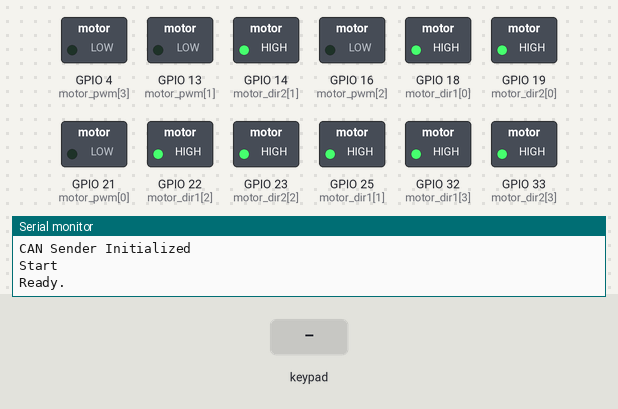
A sketch run on a simulated ESP32. On the bench: switched loads named in the sketch (green lamp = pin HIGH), the last lines printed to the serial monitor. The inputs (shaded band) are chosen by the test bench. Nothing arrives over Bluetooth unless stated.

Above: at 1.2 s.
1.3 s: key 'U' pressed
At 1.51 s:
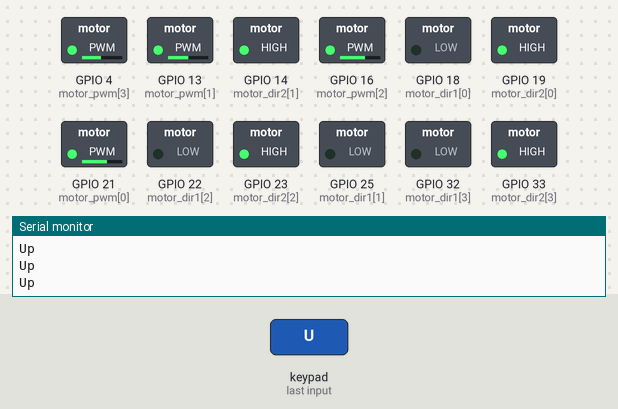
3.2 s: key 'D' pressed
At 3.41 s:
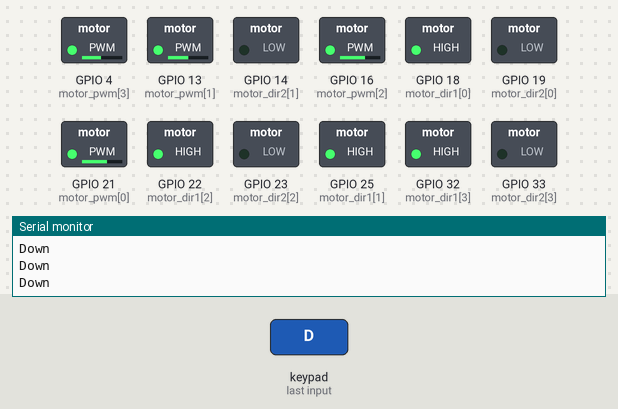
5.1 s: key 'L' pressed
At 5.31 s:
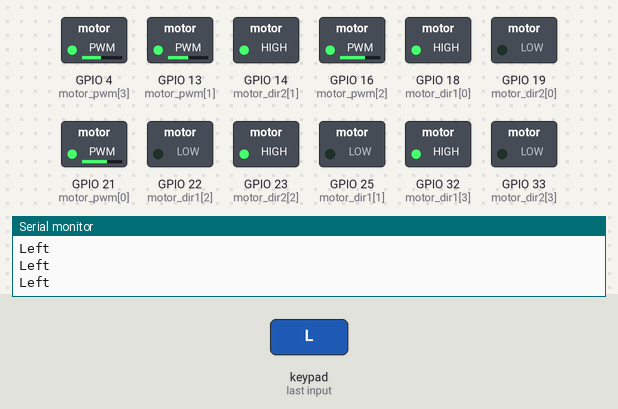
7.0 s: key 'R' pressed
At 7.21 s:
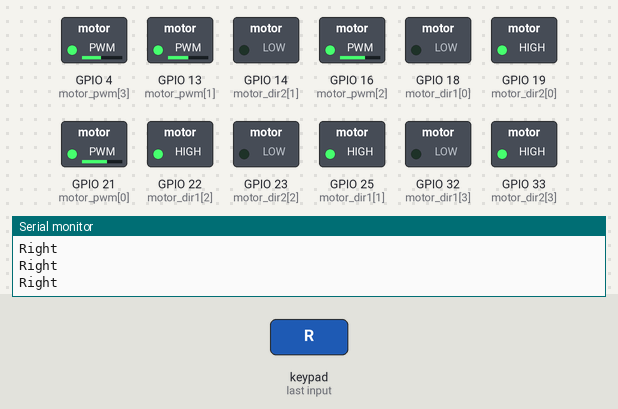
Timing chart, 0 to 9.9 s (numbered marks = the images above; inputs shaded):
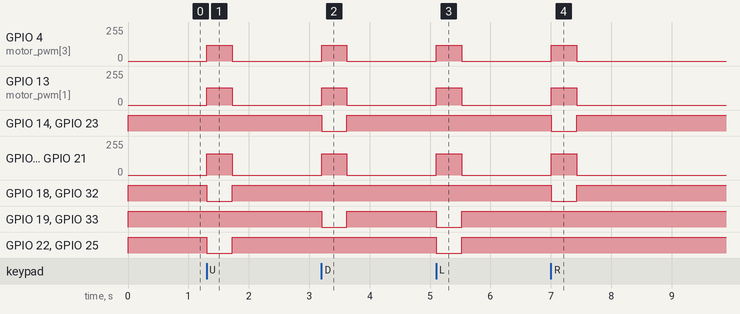

Measured:
- after the input at 1.3 s, GPIO 4 (motor_pwm[3]): 0/255 → 120/255 at once, → 0/255 0.42 s later; GPIO 13 (motor_pwm[1]): 0/255 → 129/255 at once, → 0/255 0.42 s later
- after the input at 3.2 s, GPIO 4 (motor_pwm[3]): 0/255 → 120/255 at once, → 0/255 0.42 s later; GPIO 13 (motor_pwm[1]): 0/255 → 129/255 at once, → 0/255 0.42 s later
- after the input at 5.1 s, GPIO 4 (motor_pwm[3]): 0/255 → 120/255 at once, → 0/255 0.42 s later; GPIO 13 (motor_pwm[1]): 0/255 → 129/255 at once, → 0/255 0.42 s later
- after the input at 7.0 s, GPIO 4 (motor_pwm[3]): 0/255 → 120/255 at once, → 0/255 0.43 s later; GPIO 13 (motor_pwm[1]): 0/255 → 129/255 at once, → 0/255 0.43 s later

The sketch:

Mecanum_cross_CAN.ino
```cpp
//本番でつかうやつ。こっちがCANのやつですよ
```

Jidou_unten.cpp
```cpp
//#include <PS4Controller.h>
//#include "PS4cross.hpp"
//#include <CAN.h>
/*
 * 自動運転の流れ
 * 直線的に」進む
 * モータマ３話して
 *
 * 6発打つ
 *
 *
 *
*/
```

PS4cross.cpp
```cpp
#include <PS4Controller.h>
#include "PS4cross.hpp"

// 移動距離の目標設定（mm単位）
float targetDistance[4] = {0, 0, 0, 0}; // 各ホイールの移動距離
//int speed[4]={160, 135, 160, 128};
int speed[4]={-160, -130, -160, -120};
//わけ合って前後が入れ替わったので
//int speed_hidari_mae=160;//左前⇒右後
//int speed_hidari_ushiro=135;//左後⇒右前
//int speed_migi_mae=160;//右前⇒左後
//int speed_migi_ushiro= 128;//右後⇒左前
//1 前進

void PS4Cross(int Ashimawari_Command)
{
  //if (PS4.isConnected())
  //{
  if (Ashimawari_Command==0){
    targetDistance[0] = 0;
      targetDistance[1] =0;
      targetDistance[2] = 0;
      targetDistance[3] = 0;
    }
    if (Ashimawari_Command==4)//
    {
      Serial.println("Left");
      targetDistance[0] = -speed[0];
      targetDistance[1] = speed[1];
      targetDistance[2] = speed[2];
      targetDistance[3] = -speed[3];
    }
    if (Ashimawari_Command==1)
    {
      Serial.println("Up");
      targetDistance[0] = speed[0];//左前
      targetDistance[1] = speed[1];//左後ろ
      targetDistance[2] = speed[2];//右前
      targetDistance[3] = speed[3];//右後
    }
    if (Ashimawari_Command==3)
    {
      Serial.println("Right");//⇒Leftになってる
      /*targetDistance[0] = speed;
      targetDistance[1] = -speed;
      targetDistance[2] = -speed;
      targetDistance[3] = speed;*/
      targetDistance[0] = speed[0];
      targetDistance[1] = -speed[1];
      targetDistance[2] = -speed[2];
      targetDistance[3] = speed[3];
    }

    if (Ashimawari_Command==2)
    {
      Serial.println("Down");
      targetDistance[0] = -speed[0];
      targetDistance[1] = -speed[1];
      targetDistance[2] = -speed[2];
      targetDistance[3] = -speed[3];
    }
    if (Ashimawari_Command==6)//6
    {
      Serial.println("Up Left");
      targetDistance[0] = 0;
      targetDistance[1] = speed[1];
      targetDistance[2] = speed[2];
      targetDistance[3] = 0;
    }
    if (Ashimawari_Command==5)//5
    {
      Serial.println("Up Right");
      targetDistance[0] = speed[0];
      targetDistance[1] = 0;
      targetDistance[2] = 0;
      targetDistance[3] = speed[3];
    }
    if (Ashimawari_Command==7)//7
    {
      Serial.println("Down Right");
      targetDistance[0] = 0;
      targetDistance[1] = -speed[1];
      targetDistance[2] = -speed[2];
      targetDistance[3] = 0;
    }
    if (Ashimawari_Command==8)//8
    {
      Serial.println("Down Left");
      targetDistance[0] = -speed[0];
      targetDistance[1] = 0;
      targetDistance[2] = 0;
      targetDistance[3] = -speed[3];
    }

    if (Ashimawari_Command==12)
    {
      Serial.println("Migi mawari");
      targetDistance[0] = speed[0];
      targetDistance[1] = speed[1];
      targetDistance[2] = -speed[2];
      targetDistance[3] = -speed[3];
    }
    if (Ashimawari_Command==11)
    {
      Serial.println("Hidari mawari");
      targetDistance[0] = -speed[0];
      targetDistance[1] = -speed[1];
      targetDistance[2] = speed[2];
      targetDistance[3] = speed[3];
    }
  //}
}

/*
void Jidou＿unten(){
  //2秒左へ


  //打て。

  //2秒


  }*/
```

PS4cross.hpp
```cpp
#ifndef PS4CROSS_HPP
#define PS4CROSS_HPP

// 移動距離の目標設定（mm単位）
extern float targetDistance[4]; // 各ホイールの移動距離目標
extern int speed[4];

// 関数のプロトタイプ宣言
void PS4Cross(int Ashimawari_Command);

#endif
```

auto.hpp
```cpp
#ifndef AUTO_HPP
#define AUTO_HPP

extern bool movementComplete;

// 関数のプロトタイプ宣言
void moveMecanumAuto();

#endif
```

main.cpp
```cpp
#include <Arduino.h>
#include <PS4Controller.h>
#include <CAN.h>
#include <ESP.h>
#include "motor.hpp"
#include "PS4cross.hpp"
#include "tuushin.h"
#include "auto.hpp"

//int speed = 100;  // (0~255)
int Ashimawari_Command=0;
//使用ボタン設定用変数
  int PS4_Circle=5;
  int PS4_Triangle=5;
  int PS4_R1=5;
  int PS4_L1=5;

void setup()
{
  setupMotors();
  stopMotors();

  Serial.begin(115200);
  PS4.begin("1c:69:20:e6:20:d2");

  //CAN設定
const int CAN_TX_PIN = 27;  // 送信ピン（GPIO27）
const int CAN_RX_PIN = 26;  // 受信ピン（GPIO26）
  Serial.println("CAN Communication");
  CAN.setPins(CAN_RX_PIN, CAN_TX_PIN);
  CAN.begin(500E3);// CANバスの初期化（通信速度500kbps）
  if (!CAN.begin(500E3)) {
    Serial.println("CANの初期化に失敗しました！"); // CAN初期化に失敗した場合、エラーメッセージを表示して停止
    while (1);  // 永久ループで停止
  }

  // 受信と送信の初期化関数を呼び出し
  //setupReceiver();
  setupSender();
  Serial.println("Start");

  Serial.println("Ready.");
}

void loop()
{

  Ashimawari_Command=0;

  if (PS4.Circle()){Serial.println("Circle Button");
      PS4_Circle=1;//
      Serial.printf("%d\n", PS4_Circle);
    }
    if (PS4.Triangle()) {Serial.println("Triangle Button");
      PS4_Triangle=1;//
      Serial.printf("%d\n", PS4_Triangle);
      }
    if (PS4.R1()){Serial.println("R1 Button");
      PS4_R1=1;//
      Serial.printf("%d\n", PS4_R1);
      }
     if (PS4.L1()){Serial.println("L1 Button");
      PS4_L1=1;//]
      Serial.printf("%d\n", PS4_L1);
      }
     if (PS4.Square()){Serial.println("L1 Button");
      PS4_L1=3;//]
      Serial.printf("%d\n", PS4_L1);
      }
 if(PS4_Circle==1||PS4_Triangle==1||PS4_R1==1||PS4_L1==1){
  sendToutekiCommand(PS4_Circle, PS4_Triangle, PS4_R1, PS4_L1);//先に送る
  PS4_Circle=0;
  PS4_Triangle=0;
  PS4_R1=0;
  PS4_L1=0;
  delay(150);
  }


  if (PS4.Right()){Ashimawari_Command=3;
      }
      if (PS4.Down()){Ashimawari_Command=2;
      }
      if (PS4.Up()){Ashimawari_Command=1;
      }
      if (PS4.Left()){Ashimawari_Command=4;
      }
      if (PS4.UpRight()){Ashimawari_Command=5;
      }
      if (PS4.DownRight()){Ashimawari_Command=6;
      }
      if (PS4.UpLeft()){Ashimawari_Command=7;
      }
      if (PS4.DownLeft()){Ashimawari_Command=8;
      }
   //その場回転をここで
   if (PS4.R2()){Serial.println("R1 Button");
      Ashimawari_Command=11;
      }
     if (PS4.L2()){Serial.println("L1 Button");
      Ashimawari_Command=12;
      }
  if (PS4.Cross()){//強制Restart
    ESP.restart();
      }
//Optionでコマンド「自動運転」
if (PS4.Options()){//強制Restart
    moveMecanumAuto();
      }
  //これは動かす関数
  PS4Cross(Ashimawari_Command);
  for (int i = 0; i < 4; i++)
  {
    driveMotor(i, targetDistance[i]);
  }
  delay(10);
}
```

motor.cpp
```cpp
#include <Arduino.h>
#include "motor.hpp"


void setupMotors()
{
  for (int i = 0; i < 4; i++)
  {
    // モーターピンを出力に設定
    pinMode(motor_pwm[i], OUTPUT);
    pinMode(motor_dir1[i], OUTPUT);
    pinMode(motor_dir2[i], OUTPUT);
    //ledAttach(motor_pwm[i], 5000, 8);  // PWMの設定
    ledcSetup(i, 1000, 8);
    ledcAttachPin(motor_pwm[i], i);
    ledcWrite(i,0);
  }
}

// モーターの駆動方向を制御
void driveMotor(int index, float controlSignal)
{
  if (controlSignal > 0)
  {
    digitalWrite(motor_dir1[index], HIGH);
    digitalWrite(motor_dir2[index], LOW);
  }
  else if (controlSignal < 0)
  {
    digitalWrite(motor_dir1[index], LOW);
    digitalWrite(motor_dir2[index], HIGH);
    controlSignal = -controlSignal;
  }
  else
  {
    digitalWrite(motor_dir1[index], HIGH);
    digitalWrite(motor_dir2[index], HIGH);
  }
  ledcWrite(index, (int)controlSignal);
}

// モーターを停止
void stopMotors()
{
  for (int i = 0; i < 4; i++)
  {
    digitalWrite(motor_dir1[i], HIGH);
    digitalWrite(motor_dir2[i], HIGH);
    ledcWrite(i, 0);
  }
}
```

motor.hpp
```cpp
#ifndef MOTOR_HPP
#define MOTOR_HPP

// モーターのピン設定 （左前　左後　右前　右後）
const int motor_pwm[4] = {21, 13, 16, 4}; // PWM出力ピン
const int motor_dir1[4] = {18, 25, 22, 32}; // 方向ピン1
const int motor_dir2[4] = {19, 14, 23, 33}; // 方向ピン2

// 関数のプロトタイプ宣言
void setupMotors();
void driveMotor(int index, float controlSignal);
void stopMotors();

#endif
```

tuushin.cpp
```cpp
#include <Arduino.h>
#include <CAN.h>

// setupReceiver関数: 受信の初期設定
void setupReceiver() {
  // 受信側の初期化が行われる際にメッセージをシリアルに表示
  Serial.println("CAN Receiver Initialized");
}

// setupSender関数: 送信の初期設定
void setupSender() {
  // 送信側の初期化が行われる際にメッセージをシリアルに表示
  Serial.println("CAN Sender Initialized");
}

// sendPacket関数: CANメッセージを送信する
/*void sendPacket(int Ashimawari_Command) {
  Serial.print("Sending packet ... ");
  CAN.beginPacket(0x12);  // CANパケットを送信。ID: 0x12
  CAN.write(static_cast<uint8_t>(Ashimawari_Command));
  CAN.endPacket();  // 送信終了
  Serial.println("done");
}*/

void sendToutekiCommand(int PS4_Circle, int PS4_Triangle, int PS4_R1, int PS4_L1){
  Serial.print("ToutekiCommand");
  CAN.beginPacket(0x15);  // CANパケットを送信。ID: 0x15
  CAN.write(static_cast<uint8_t>(PS4_Circle));
  Serial.print("Sending 2");
  CAN.write(static_cast<uint8_t>(PS4_Triangle));
  Serial.print("Sending 3 ");
  CAN.write(static_cast<uint8_t>(PS4_R1));
  Serial.print("Sending 4 ");
  CAN.write(static_cast<uint8_t>(PS4_L1));
  CAN.endPacket();  // 送信終了
  Serial.println("done");
  }

  void onReceive(int packetSize) {


}


// receivePacket関数: CANメッセージを受信し、内容を表示する
/*
void receivePacket() {
  int packetSize = CAN.parsePacket();  // 受信したパケットのサイズを取得

  if (packetSize) {  // パケットが受信された場合
    Serial.print("Received ");

    // 拡張パケットの場合
    if (CAN.packetExtended()) {
      Serial.print("extended ");
    }

    // RTRパケットの場合
    if (CAN.packetRtr()) {
      Serial.print("RTR ");
    }

    // パケットIDを表示
    Serial.print("packet with id 0x");
    Serial.print(CAN.packetId(), HEX);

    // RTRパケットの場合、要求された長さを表示
    if (CAN.packetRtr()) {
      Serial.print(" and requested length ");
      Serial.println(CAN.packetDlc());
    } else {
      // 通常パケットの場合、受信データの長さを表示
      Serial.print(" and length ");
      Serial.println(packetSize);

      // データをシリアルに表示
      while (CAN.available()) {
        Serial.print((char)CAN.read());
      }
      Serial.println();
    }
    Serial.println();
  }
 }

 // sendPacket関数: CANメッセージを送信する
void sendPacket(int PS4_Circle, int PS4_Triangle, int PS4_R1, int PS4_L1) {
  Serial.print("Sending packet ... ");
  CAN.beginPacket(0x12);  // CANパケットを送信。ID: 0x12
  CAN.write(static_cast<uint8_t>(PS4_Circle));
  Serial.print("Sending 2");
  CAN.write(static_cast<uint8_t>(PS4_Triangle));
  Serial.print("Sending 3 ");
  CAN.write(static_cast<uint8_t>(PS4_R1));
  Serial.print("Sending 4 ");
  CAN.write(static_cast<uint8_t>(PS4_L1));
  CAN.endPacket();  // 送信終了

  Serial.println("done");

}
*/
```

tuushin.h
```cpp
#ifndef TUUSHIN_H
#define TUUSHIN_H

// 関数宣言
void setupReceiver();  // 受信の初期設定
void setupSender();    // 送信の初期設定
void sendPacket(int Ashimawari_Command);
void sendToutekiCommand(int PS4_Circle, int PS4_Triangle, int PS4_R1, int PS4_L1);
void receivePacket();  // CANメッセージの受信

#endif

//void sendPacket(int PS4_Circle); // CANメッセージの送信
//void sendPacket(int PS4_Circle, int PS4_Triangle, int PS4_R1, int PS4_L1);
```
